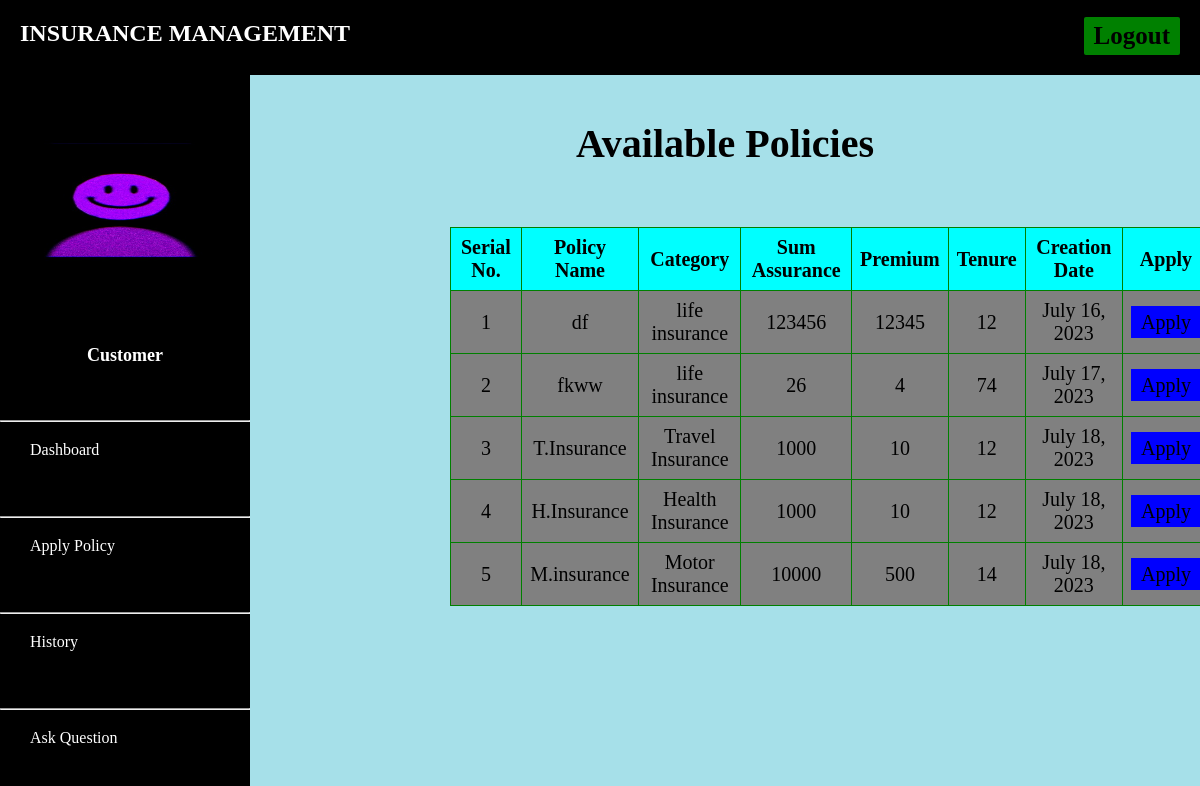
Page /customer/apply-policy (signed in) on the committed database.
### customer/models.py (models this page shows, shortened)
class Customer(models.Model):
    user=models.OneToOneField(User,on_delete=models.CASCADE)
    profile_pic= models.ImageField(upload_to='profile_pic',null=True,blank=True)
    address = models.CharField(max_length=40)
    mobile = models.CharField(max_length=20,null=False)

### admins/models.py (models this page shows, shortened)
class Policy(models.Model):
    category= models.ForeignKey('Category', on_delete=models.CASCADE)
    policy_name=models.CharField(max_length=200)
    sum_assurance=models.PositiveIntegerField()
    premium=models.PositiveIntegerField()
    tenure=models.PositiveIntegerField()
    creation_date =models.DateField(auto_now=True)

class Category(models.Model):
    category_name =models.CharField(max_length=20)
    creation_date =models.DateField(auto_now=True)
    def __str__(self):
        return self.category_name

### customer/views.py (the view)
# urls.py: path('apply-policy', views.apply_policy,name='apply-policy'),
def apply_policy(request):
    customer = models.Customer.objects.get(user_id=request.user.id)
    policies = CMODEL.Policy.objects.all()
    return render(request,'apply_policy.html',{'policies':policies,'customer':customer})

### customer/templates/apply_policy.html (shortened to what this page needs)
{% extends 'customerbase.html' %}
{% block content %}
{% load static %}
<head>
</head>
<h6 class="heading">Available Policies</h6>
<div class="container">
    <table>
      <thead>
        <tr>
          <th>Serial No.</th>
          <th>Policy Name</th>
          <th>Category</th>
          <th>Sum Assurance</th>
          <th>Premium</th>
          <th>Tenure</th>
          <th>Creation Date</th>
          <th>Apply</th>
        </tr>
      </thead>
      <tbody>
        {% for t in policies %}
        <tr>
          <td>{{ forloop.counter }}</td>
          <td>{{ t.policy_name }}</td>
          <td>{{ t.category }}</td>
          <td>{{ t.sum_assurance }}</td>
          <td>{{ t.premium }}</td>
          <td>{{ t.tenure }}</td>
          <td>{{ t.creation_date }}</td>
          <td><a class="btn-primary" href="{% url 'apply' t.id %}">Apply</a></td>
        </tr>
        {% endfor %}
      </tbody>
    </table>
  </div>
<br><br><br><br><br><br>
{% endblock content %}

### customer/templates/customerbase.html (shortened to what this page needs)
<!DOCTYPE html>
{% load static %}
<html lang="en" dir="ltr">
<head>
</head>
<body>
  <header>
    <div class="left_area">
      <h3>Insurance Management</h3>
    </div>
    <div class="right_area">
      <a href="/logout" class="logout_btn">Logout</a>
    </div>
  </header>
  <div class="sidebar">
    <center>
      <img src="{% static customer.profile_pic.url %}" class="profile_image" alt="">
      <h4>{{ request.user.first_name }}</h4>
      <h4 style="color: rgb(255, 255, 255);">Customer</h4><br><br>
    </center>
    <ul>
      <hr><li><a href="/customer/customer-dashboard"><span>Dashboard</span></a></li><br>
      <hr><li><a href="/customer/apply-policy"><span>Apply Policy</span></a></li><br>
      <hr><li><a href="/customer/history"><span>History</span></a></li><br>
      <hr><li><a href="/customer/ask-question"><span>Ask Question</span></a></li><br>
      <hr><li><a href="/customer/question-history"><span>Question History</span></a></li><br>
      <hr><br><li><a href="/customer/settings"><span>Settings</span></a></li><hr>
    </ul>
  </div>
  <div class="content">
    <br><br><br><br><br>
    {% block content %}
    {% endblock %}
    <br><br><br>
  </div>
</body>
</html>

### customer/templates/customerbase.html (style rules this page uses)
a:link { text-decoration: none; }
body { margin: 0; padding: 10; font-family:cursive; background:#b2b2b2; }
header { position: fixed; background:black; padding: 20px; width: 100%; z-index: 1; }
.left_area h3 { color:white; margin: 0px; text-transform: uppercase; font-size: 24px; font-weight: 900; }
.logout_btn { padding: 5px 10px; background:green; text-decoration: none; float: right; margin-top: -30px; margin-right: 40px; border-radius: 2px; font-size:25px; font-weight: 600; color:black; transition: 0.3s; }
.sidebar { background:black; margin-top: 70px; padding-top: 30px; position: fixed; left: 0; width: 250px; height: 100%; transition: 0.5s; transition-property: left; }
.sidebar .profile_image { width: 200px; height: 200px; border-radius: 50%; margin-bottom: 10px; }
.sidebar h4 { color:black; margin-top: 0; margin-bottom: 10px; font-size: 18px; }
.sidebar ul { list-style: none; padding: 0; margin: 0; }
.sidebar li { margin-bottom: 20px; background:black }
.sidebar a { color: #FFF; display: flex; align-items: center; width: 100%; line-height: 40px; text-decoration: none; padding-left: 20px; box-sizing: border-box; transition: 0.3s; font-size: 16px; }
.content { margin-left:250px; background-color:#a6e0e9; transition:0.5s; }

### customer/templates/apply_policy.html (style rules this page uses)
body { font-family: cursive; background-color: #a6e0e9; }
a:link { text-decoration:none; }
h6 { text-align: center; }
.container { margin-top:-250px; }
table { width:80%; border-collapse: collapse; margin-top:300px; margin-left:200px; }
th, td { font-size:20px; padding: 8px; border: 1px solid green; text-align:center; background-color:cyan; }
td { background-color:grey; font-size:20px; }
.heading { text-align:center; color:black; padding: 10px; font-size:40px; margin-bottom:90px; margin-top:20px; }
.btn-primary { background-color:blue; color:black; padding: 5px 10px; }

### rows in the picture
Customer: profile_pic (picture)
Policy: policy_name "df", category "life insurance", sum_assurance "123456", premium "12345", tenure "12", creation_date "July 16, 2023"
Policy: policy_name "fkww", category "life insurance", sum_assurance "26", premium "4", tenure "74", creation_date "July 17, 2023"
Policy: policy_name "T.Insurance", category "Travel Insurance", sum_assurance "1000", premium "10", tenure "12", creation_date "July 18, 2023"
Policy: policy_name "H.Insurance", category "Health Insurance", sum_assurance "1000", premium "10", tenure "12", creation_date "July 18, 2023"
Policy: policy_name "M.insurance", category "Motor Insurance", sum_assurance "10000", premium "500", tenure "14", creation_date "July 18, 2023"
